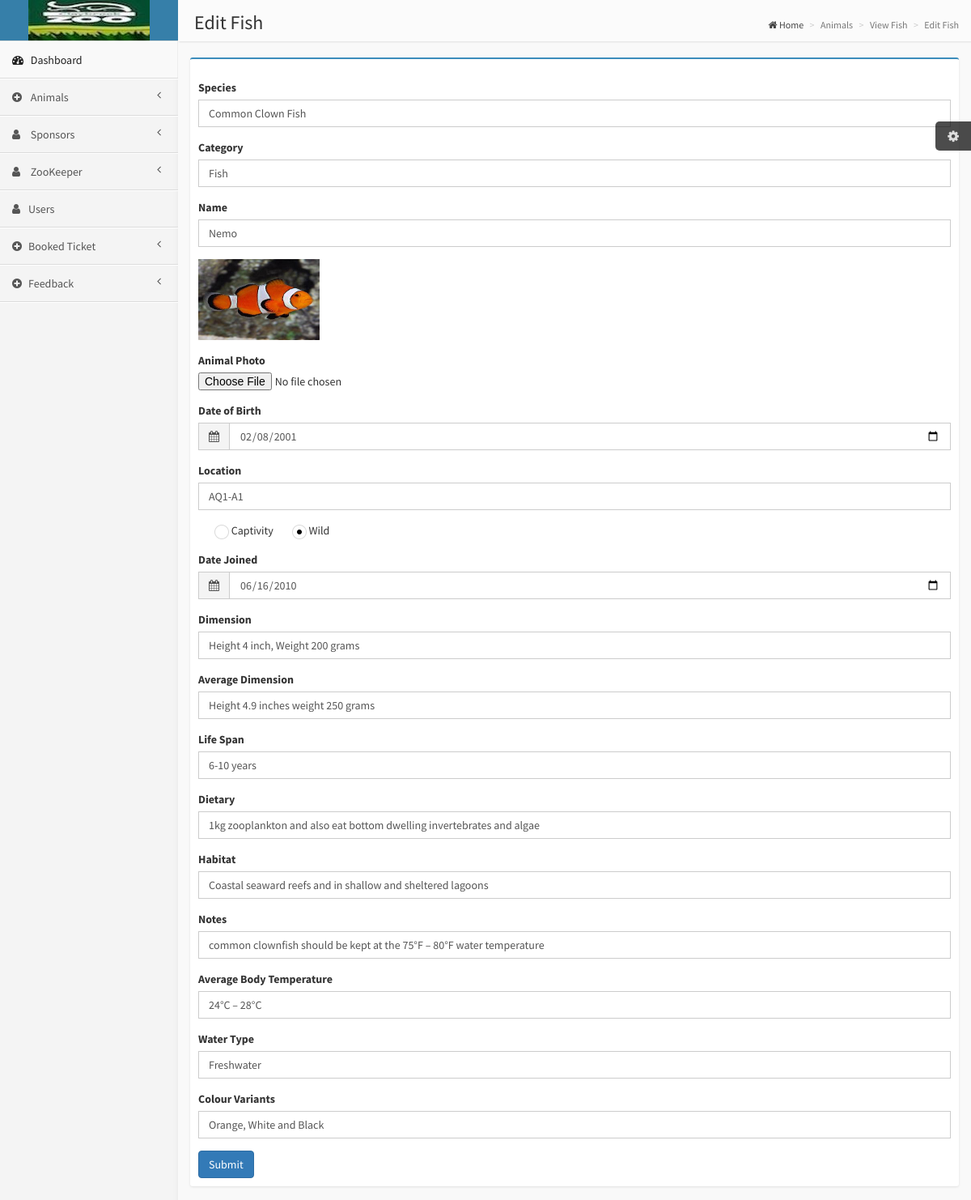
The app's page /admin/edit_fish.php?id=6 with its own data.
### tables this page shows
CREATE TABLE `fish` (
  `id` int(11) NOT NULL,
  `species` varchar(255) NOT NULL,
  `category` varchar(255) NOT NULL,
  `name` varchar(255) NOT NULL,
  `photo` varchar(255) NOT NULL,
  `date_of_birth` date NOT NULL,
  `location` varchar(255) NOT NULL,
  `captivity_wild` varchar(255) NOT NULL,
  `date_joined` date NOT NULL,
  `dimension` varchar(255) NOT NULL,
  `average_dimension` varchar(255) NOT NULL,
  `life` varchar(255) NOT NULL,
  `dietary` varchar(255) NOT NULL,
  `habitat` varchar(255) NOT NULL,
  `note` varchar(255) NOT NULL,
  `fish_average_temperature` varchar(255) NOT NULL,
  `fish_water_type` varchar(255) NOT NULL,
  `fish_colour` varchar(255) NOT NULL
);

### admin/edit_fish.php (the view, shortened to what this page needs)
<?php
include 'admin_header.php';
include 'admin_sidebar.php';
if (isset($_GET['id'])) {
    $edit_fish = $connection->prepare("SELECT * FROM fish WHERE id = :id");
    $edit_fish->execute($_GET);
    $fish = $edit_fish->fetch();
}
?>
            <aside class="right-side">
                <section class="content-header">
                    <h1>
                        Edit Fish
                    </h1>
                    <ol class="breadcrumb">
                        <li><a href="#"><i class="fa fa-home"></i> Home</a></li>
                        <li class="active">Animals</li>
                        <li class="active">View Fish</li>
                        <li class="active">Edit Fish</li>
                    </ol>
                </section>
                <section class="content">
                    <div class="row">
                        <div class="col-xs-12">
                            <div class="box box-primary">
                                <form role="form" method="POST" enctype="multipart/form-data">
                                    <div class="box-body">
                                        <div class="form-group">
                                            <label>Species</label>
                                            <input type="text" name="new_species" class="form-control" value="<?php echo $fish['species']?>"required>
                                        </div>
                                          <div class="form-group">
                                            <label>Category</label>
                                            <input type="text" name="new_category" class="form-control" value="<?php echo $fish['category']?>"required>
                                        </div>
                                        <div class="form-group">
                                            <label>Name</label>
                                            <input type="text" name="new_name" class="form-control" value="<?php echo $fish['name']?>"required>
                                        </div>
                                        <div class="form-group">
                                        <?php
                                        if (file_exists('../img/')) {
                                        echo '<img style="width: 150px; height:100px;" src="../img/'.$fish['photo'].'">';
                                        }
                                        ?>
                                        </div>
                                        <div class="form-group">
                                            <label for="exampleInputFile">Animal Photo</label>
                                            <input type="file" name="new_photo"required>
                                        </div>
                                        <div class="form-group">
                                        <label>Date of Birth</label>
                                        <div class="input-group">
                                            <div class="input-group-addon">
                                                <i class="fa fa-calendar"></i>
                                            </div>
                                            <input type="Date" name="new_date_of_birth" class="form-control" value="<?php echo $fish['date_of_birth']?>"required>
                                        </div>
                                     </div>
                                        <div class="form-group">
                                            <label>Location</label>
                                            <input type="text" name="new_location" class="form-control" value="<?php echo $fish['location']?>"required>
                                        </div>
                                        <div class="form-group">
                                            <div  class="radio">
                                                <label>
                                                    Captivity
                                                </label>
                                                <label>
                                                    Wild
                                                </label>
                                            </div>
                                        </div>
                                        <div class="form-group">
                                        <label>Date Joined</label>
                                        <div class="input-group">
                                            <div class="input-group-addon">
                                                <i class="fa fa-calendar"></i>
                                            </div>
                                            <input type="Date" name="new_date_joined" class="form-control" value="<?php echo $fish['date_joined']?>"required>
                                        </div>
                                     </div>
                                         <div class="form-group">
                                            <label>Dimension</label>
                                            <input type="text" name="new_dimension" class="form-control" value="<?php echo $fish['dimension']?>"required>
                                        </div>
                                         <div class="form-group">
                                            <label>Average Dimension</label>
                                            <input type="text" name="new_avergae_dimension" class="form-control" id="email" value="<?php echo $fish['average_dimension']?>"required>
                                        </div>
                                         <div class="form-group">
                                            <label>Life Span</label>
                                            <input type="text" name="new_life" class="form-control" value="<?php echo $fish['life']?>"required>
                                        </div>
                                         <div class="form-group">
                                            <label>Dietary</label>
                                            <input type="text" name="new_dietary" class="form-control" value="<?php echo $fish['dietary']?>"required>
                                        </div>
                                         <div class="form-group">
                                            <label>Habitat</label>
                                            <input type="text" name="new_habitat" class="form-control" value="<?php echo $fish['habitat']?>"required>
                                        </div>
                                         <div class="form-group">
                                            <label>Notes</label>
                                            <input type="text" name="new_note" class="form-control" value="<?php echo $fish['note']?>"required>
                                        </div>
                                         <div class="form-group">
                                            <label>Average Body Temperature</label>
                                            <input type="text" name="new_avergae_temperature" class="form-control" value="<?php echo $fish['fish_average_temperature']?>"required>
                                        </div>
                                         <div class="form-group">
                                            <label>Water Type</label>
                                            <input type="text" name="new_water_type" class="form-control" value="<?php echo $fish['fish_water_type']?>"required>
                                        </div>
                                         <div class="form-group">
                                            <label>Colour Variants</label>
                                            <input type="text" name="new_fish_colour" class="form-control" value="<?php echo $fish['fish_colour']?>"required>
                                        </div>
                                    <div class="box-footer">
                                        <button type="submit" name="edit" value="edit" class="btn btn-primary">Submit</button>
                                    </div>
                                </div>
                                </form>
                            </div>
                        </div>
                    </div>
                </section>
            </aside>

### css/AdminLTE.css (style rules this page uses)
html, body { overflow-x: hidden!important; font-family: 'Source Sans Pro', sans-serif; -webkit-font-smoothing: antialiased; min-height: 100%; background: #f9f9f9; }
a { color: #3c8dbc; }
.right-side, .left-side { min-height: 100%; display: block; }
.right-side { background-color: #f9f9f9; margin-left: 220px; }
.content { padding: 20px 15px; background: #f9f9f9; }
.right-side > .content-header { position: relative; padding: 15px 15px 10px 20px; }
.right-side > .content-header > h1 { margin: 0; font-size: 24px; }
.right-side > .content-header > .breadcrumb { float: right; background: transparent; margin-top: 0px; margin-bottom: 0; font-size: 12px; padding: 7px 5px; position: absolute; top: 15px; right: 10px; -webkit-border-radius: 2px; -moz-border-radius: 2px; border-radius: 2px; }
.right-side > .content-header > .breadcrumb > li > a { color: #444; text-decoration: none; }
.right-side > .content-header > .breadcrumb > li + li:before { content: '>\00a0'; }
.form-control { border-radius: 0px !important; box-shadow: none; }
.input-group .input-group-addon { border-radius: 0; background-color: #f4f4f4; }
.box { position: relative; background: #ffffff; border-top: 2px solid #c1c1c1; margin-bottom: 20px; border-radius: 3px; width: 100%; box-shadow: 0px 1px 3px rgba(0, 0, 0, 0.1); }
.box.box-primary { border-top-color: #3c8dbc; }
.box .box-body { padding: 10px; }
.skin-blue .right-side > .content-header { background: #fbfbfb; box-shadow: 1px 1px 2px rgba(0, 0, 0, 0.1); }

### records on screen
fish: new_species "Common Clown Fish", new_category "Fish", new_name "Nemo", photo (picture), new_date_of_birth "02/08/2001", new_location "AQ1-A1", new_date_joined "06/16/2010", new_dimension "Height 4 inch, Weight 200 grams", new_avergae_dimension "Height 4.9 inches weight 250 grams", new_life "6-10 years", new_dietary "1kg zooplankton and also eat bottom dwelling invertebrates and algae", new_habitat "Coastal seaward reefs and in shallow and sheltered lagoons", new_note "common clownfish should be kept at the 75°F – 80°F water temperature", new_avergae_temperature "24°C – 28°C", new_water_type "Freshwater", new_fish_colour "Orange, White and Black"
